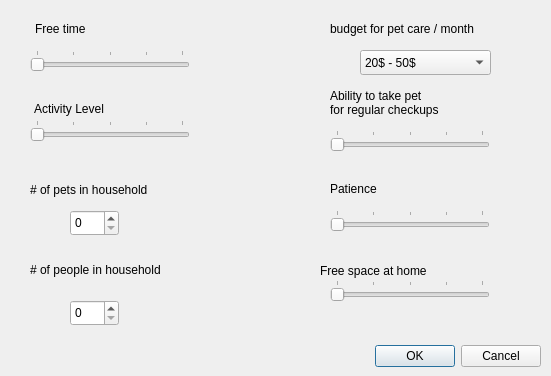
<?xml version="1.0" encoding="UTF-8"?>
<ui version="4.0">
 <class>addClientNonPhysical</class>
 <widget class="QDialog" name="addClientNonPhysical">
  <property name="geometry">
   <rect>
    <x>0</x>
    <y>0</y>
    <width>551</width>
    <height>376</height>
   </rect>
  </property>
  <property name="windowTitle">
   <string>Client Non-Physical Attributes</string>
  </property>
  <widget class="QDialogButtonBox" name="buttonBox">
   <property name="geometry">
    <rect>
     <x>-80</x>
     <y>340</y>
     <width>621</width>
     <height>32</height>
    </rect>
   </property>
   <property name="orientation">
    <enum>Qt::Horizontal</enum>
   </property>
   <property name="standardButtons">
    <set>QDialogButtonBox::Cancel|QDialogButtonBox::Ok</set>
   </property>
  </widget>
  <widget class="QLabel" name="label">
   <property name="geometry">
    <rect>
     <x>35</x>
     <y>20</y>
     <width>91</width>
     <height>17</height>
    </rect>
   </property>
   <property name="text">
    <string>Free time</string>
   </property>
  </widget>
  <widget class="QLabel" name="label_2">
   <property name="geometry">
    <rect>
     <x>34</x>
     <y>100</y>
     <width>101</width>
     <height>17</height>
    </rect>
   </property>
   <property name="text">
    <string>Activity Level</string>
   </property>
  </widget>
  <widget class="QLabel" name="label_3">
   <property name="geometry">
    <rect>
     <x>330</x>
     <y>60</y>
     <width>141</width>
     <height>71</height>
    </rect>
   </property>
   <property name="text">
    <string>Ability to take pet </string>
   </property>
  </widget>
  <widget class="QLabel" name="label_4">
   <property name="geometry">
    <rect>
     <x>330</x>
     <y>100</y>
     <width>151</width>
     <height>20</height>
    </rect>
   </property>
   <property name="text">
    <string>for regular checkups</string>
   </property>
  </widget>
  <widget class="QLabel" name="label_5">
   <property name="geometry">
    <rect>
     <x>30</x>
     <y>260</y>
     <width>171</width>
     <height>20</height>
    </rect>
   </property>
   <property name="text">
    <string># of people in household</string>
   </property>
  </widget>
  <widget class="QLabel" name="label_6">
   <property name="geometry">
    <rect>
     <x>330</x>
     <y>20</y>
     <width>191</width>
     <height>17</height>
    </rect>
   </property>
   <property name="text">
    <string>budget for pet care / month</string>
   </property>
  </widget>
  <widget class="QLabel" name="label_7">
   <property name="geometry">
    <rect>
     <x>330</x>
     <y>180</y>
     <width>64</width>
     <height>17</height>
    </rect>
   </property>
   <property name="text">
    <string>Patience</string>
   </property>
  </widget>
  <widget class="QLabel" name="label_8">
   <property name="geometry">
    <rect>
     <x>30</x>
     <y>180</y>
     <width>171</width>
     <height>20</height>
    </rect>
   </property>
   <property name="text">
    <string># of pets in household</string>
   </property>
  </widget>
  <widget class="QLabel" name="label_9">
   <property name="geometry">
    <rect>
     <x>320</x>
     <y>250</y>
     <width>141</width>
     <height>41</height>
    </rect>
   </property>
   <property name="text">
    <string>Free space at home</string>
   </property>
  </widget>
  <widget class="QSlider" name="horizontalSlider">
   <property name="geometry">
    <rect>
     <x>30</x>
     <y>50</y>
     <width>160</width>
     <height>21</height>
    </rect>
   </property>
   <property name="minimum">
    <number>1</number>
   </property>
   <property name="maximum">
    <number>5</number>
   </property>
   <property name="orientation">
    <enum>Qt::Horizontal</enum>
   </property>
   <property name="tickPosition">
    <enum>QSlider::TicksAbove</enum>
   </property>
   <property name="tickInterval">
    <number>1</number>
   </property>
  </widget>
  <widget class="QSlider" name="horizontalSlider_2">
   <property name="geometry">
    <rect>
     <x>30</x>
     <y>120</y>
     <width>160</width>
     <height>21</height>
    </rect>
   </property>
   <property name="minimum">
    <number>1</number>
   </property>
   <property name="maximum">
    <number>5</number>
   </property>
   <property name="orientation">
    <enum>Qt::Horizontal</enum>
   </property>
   <property name="tickPosition">
    <enum>QSlider::TicksAbove</enum>
   </property>
   <property name="tickInterval">
    <number>1</number>
   </property>
  </widget>
  <widget class="QSlider" name="horizontalSlider_6">
   <property name="geometry">
    <rect>
     <x>330</x>
     <y>130</y>
     <width>160</width>
     <height>21</height>
    </rect>
   </property>
   <property name="minimum">
    <number>1</number>
   </property>
   <property name="maximum">
    <number>5</number>
   </property>
   <property name="orientation">
    <enum>Qt::Horizontal</enum>
   </property>
   <property name="tickPosition">
    <enum>QSlider::TicksAbove</enum>
   </property>
   <property name="tickInterval">
    <number>1</number>
   </property>
  </widget>
  <widget class="QSlider" name="horizontalSlider_7">
   <property name="geometry">
    <rect>
     <x>330</x>
     <y>210</y>
     <width>160</width>
     <height>21</height>
    </rect>
   </property>
   <property name="minimum">
    <number>1</number>
   </property>
   <property name="maximum">
    <number>5</number>
   </property>
   <property name="orientation">
    <enum>Qt::Horizontal</enum>
   </property>
   <property name="tickPosition">
    <enum>QSlider::TicksAbove</enum>
   </property>
   <property name="tickInterval">
    <number>1</number>
   </property>
  </widget>
  <widget class="QSlider" name="horizontalSlider_8">
   <property name="geometry">
    <rect>
     <x>330</x>
     <y>280</y>
     <width>160</width>
     <height>21</height>
    </rect>
   </property>
   <property name="minimum">
    <number>1</number>
   </property>
   <property name="maximum">
    <number>5</number>
   </property>
   <property name="orientation">
    <enum>Qt::Horizontal</enum>
   </property>
   <property name="tickPosition">
    <enum>QSlider::TicksAbove</enum>
   </property>
   <property name="tickInterval">
    <number>1</number>
   </property>
  </widget>
  <widget class="QSpinBox" name="spinBox">
   <property name="geometry">
    <rect>
     <x>70</x>
     <y>210</y>
     <width>49</width>
     <height>26</height>
    </rect>
   </property>
  </widget>
  <widget class="QSpinBox" name="spinBox_2">
   <property name="geometry">
    <rect>
     <x>70</x>
     <y>300</y>
     <width>49</width>
     <height>26</height>
    </rect>
   </property>
  </widget>
  <widget class="QComboBox" name="comboBox">
   <property name="geometry">
    <rect>
     <x>360</x>
     <y>50</y>
     <width>131</width>
     <height>25</height>
    </rect>
   </property>
   <item>
    <property name="text">
     <string>20$ - 50$</string>
    </property>
   </item>
   <item>
    <property name="text">
     <string>50$ - 100$</string>
    </property>
   </item>
   <item>
    <property name="text">
     <string>100$ - 200$</string>
    </property>
   </item>
   <item>
    <property name="text">
     <string>200$+</string>
    </property>
   </item>
  </widget>
 </widget>
 <resources/>
 <connections>
  <connection>
   <sender>buttonBox</sender>
   <signal>accepted()</signal>
   <receiver>addClientNonPhysical</receiver>
   <slot>accept()</slot>
   <hints>
    <hint type="sourcelabel">
     <x>248</x>
     <y>254</y>
    </hint>
    <hint type="destinationlabel">
     <x>157</x>
     <y>274</y>
    </hint>
   </hints>
  </connection>
  <connection>
   <sender>buttonBox</sender>
   <signal>rejected()</signal>
   <receiver>addClientNonPhysical</receiver>
   <slot>reject()</slot>
   <hints>
    <hint type="sourcelabel">
     <x>316</x>
     <y>260</y>
    </hint>
    <hint type="destinationlabel">
     <x>286</x>
     <y>274</y>
    </hint>
   </hints>
  </connection>
 </connections>
</ui>
